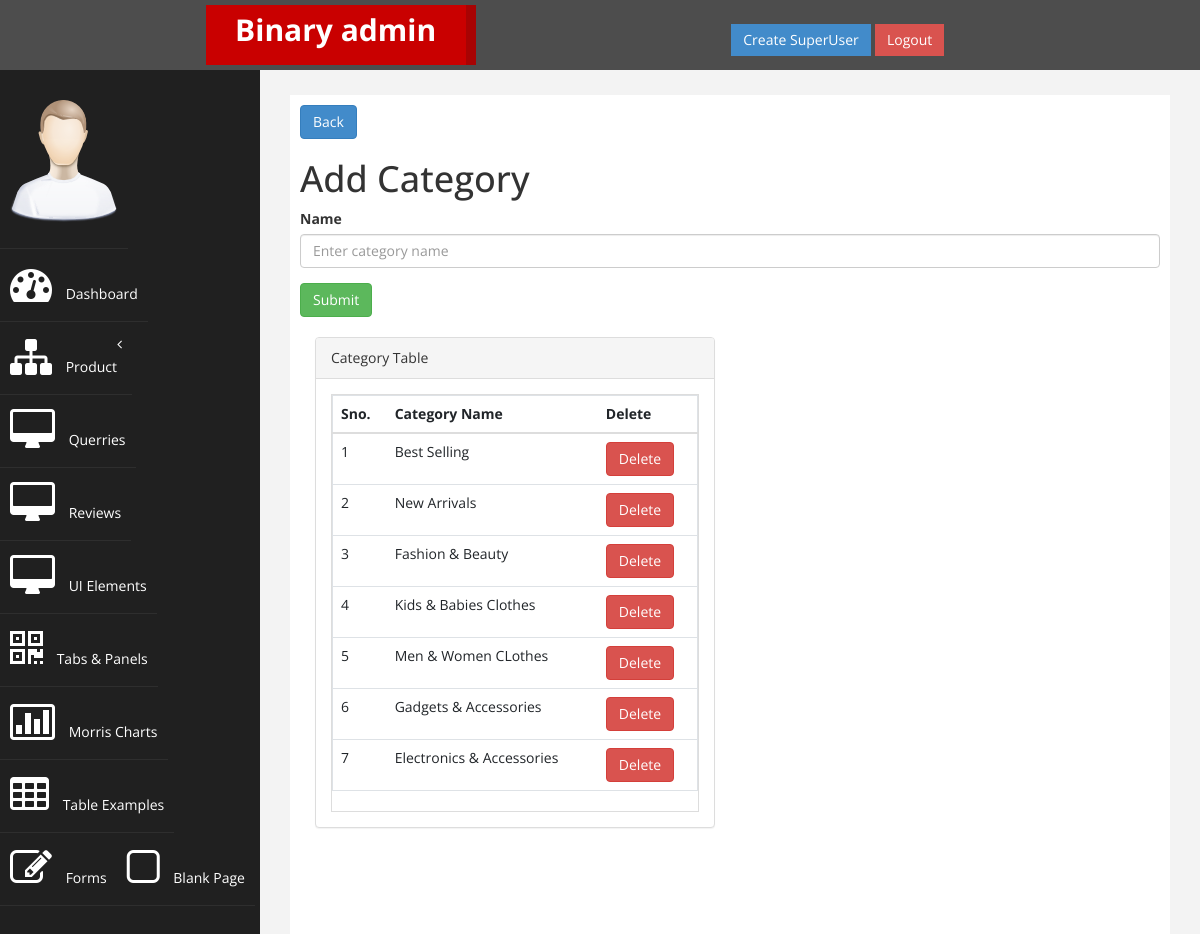
/category-detail/ (signed in), run on the app's committed database.
### base/models.py (models this page shows, shortened)
class Category(models.Model):
    name = models.CharField(max_length=100)

### adminpanel/views.py (the view)
# urls.py: path('category-detail/', category_detail , name='category-detail'),
@login_required(login_url='adminLogin')
@superuser_required
def category_detail(request):
    categories = Category.objects.all()
    if request.method == "POST":
        form = CategoryForm(request.POST)
        if form.is_valid():
            form.save()
            return redirect('category-detail')
    else:
        form = CategoryForm()
    context = {
        'form': form,
        'categories' : categories,
    }
    return render(request, 'adminpanel/CategoryDetail.html', context)

### adminpanel/forms.py
class CategoryForm(forms.ModelForm):
    class Meta:
        model = Category
        fields = ['name']
        widgets = {
            'name': forms.TextInput(attrs={
                'class': 'form-control',
                'placeholder': 'Enter category name',
            }),
        }

### adminpanel/views.py (called while the page is built)
def superuser_required(view_func):
    decorated_view_func = user_passes_test(
        lambda user: user.is_superuser,
        login_url='adminLogin'
    )(view_func)
    return decorated_view_func

### adminpanel/templates/adminpanel/CategoryDetail.html (shortened to what this page needs)
{% extends 'adminpanel/adminIndex.html' %}
{% block content %}
{% load static %}
{% include 'adminpanel/header.html' %}
{% include 'adminpanel/nav.html' %}
<div id="page-wrapper">
    <div id="page-inner">
        <a href="{% url 'adminIndex' %}" class="btn btn-primary">Back</a>
        <h1>Add Category</h1>
        <form method="POST">
            <div class="form-group">
                <label for="{{ form.name.id_for_label }}">Name</label>
                {{ form.name }}
            </div>
            <button type="submit" class="btn btn-success">Submit</button>
        </form>
        <br>
        <div class="col-md-6">
            <div class="panel panel-default">
                <div class="panel-heading">
                    Category Table
                </div>
                <div class="panel-body">
                    <div class="table-responsive table-bordered">
                        <table class="table">
                            <thead>
                                <tr>
                                    <th>Sno. </th>
                                    <th>Category Name</th>
                                    <th>Delete</th>
                                </tr>
                            </thead>
                            <tbody>
                                {%for category in categories%}
                                <tr>
                                    <td>{{ forloop.counter }}</td>
                                    <td>{{ category.name }}</td>
                                    <td>
                                        <form method="POST" action="{% url 'delete-category' category.id %}">
                                            <button type="submit" class="btn btn-danger">Delete</button>
                                        </form>
                                    </td>
                                </tr>
                                {% empty %}
                                    <tr colspan='3'>
                                        <td>No categories found.</td>
                                    </tr>
                                {% endfor %}
                            </tbody>
                        </table>
                    </div>
                </div>
            </div>
        </div>
    </div>
</div>
{% endblock content %}

### static/css/custom.css (style rules this page uses)
body { font-family: 'Open Sans', sans-serif; }
#page-wrapper { padding: 15px 15px; min-height: 600px; background:#F3F3F3; }
#page-inner { width:100%; margin:10px 20px 10px 0px; background-color:#fff!important; padding:10px; min-height:1200px; }
@media (min-width:768px) { #page-wrapper { margin: 0 0 0 260px; padding: 15px 30px; min-height: 1200px; } }

### data on the page
Category: name "Best Selling"
Category: name "New Arrivals"
Category: name "Fashion & Beauty"
Category: name "Kids & Babies Clothes"
Category: name "Men & Women CLothes"
Category: name "Gadgets & Accessories"
Category: name "Electronics & Accessories"
